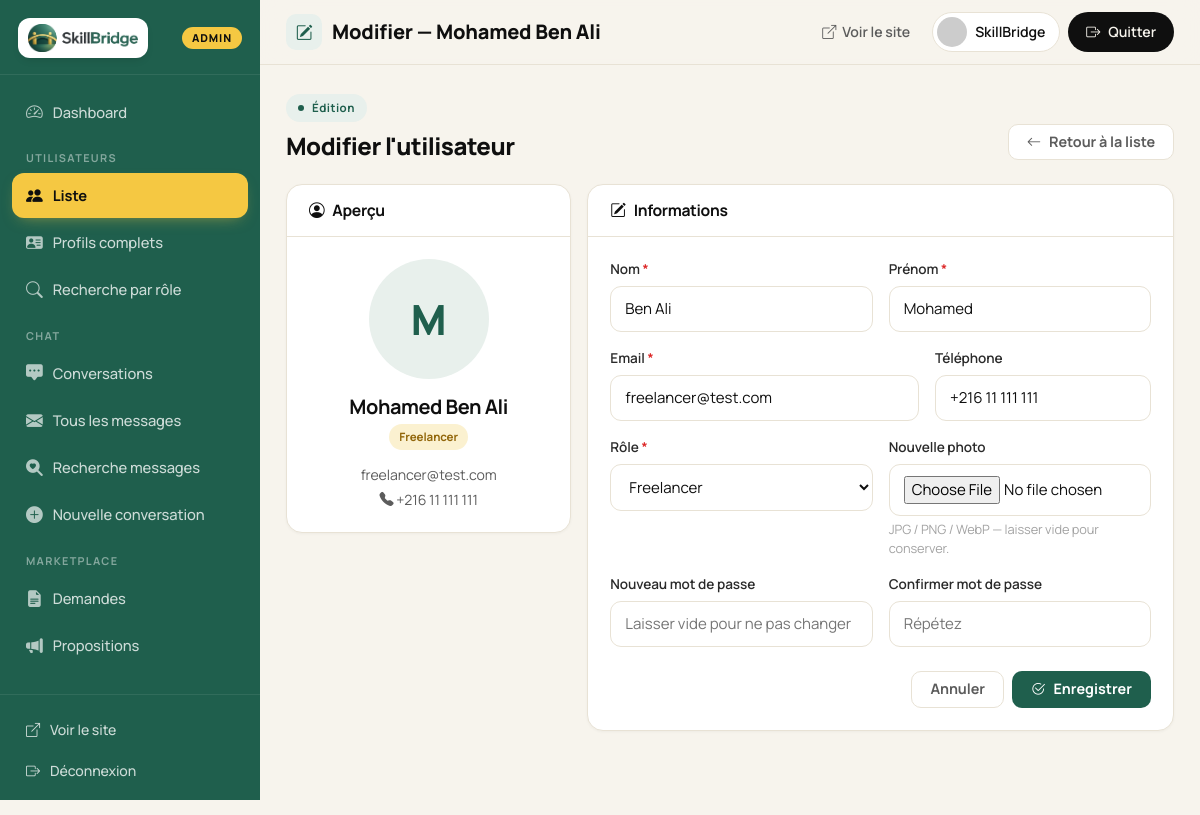
/view/backoffice/edit_user.php?id=2 (signed in), run on the app's committed database.
### tables this page shows
CREATE TABLE `utilisateurs` (
    `id`                 INT AUTO_INCREMENT PRIMARY KEY,
    `nom`                VARCHAR(100)  NOT NULL,
    `prenom`             VARCHAR(100)  NOT NULL,
    `email`              VARCHAR(150)  NOT NULL UNIQUE,
    `password`           VARCHAR(255)  NOT NULL,
    `role`               ENUM('freelancer','client','admin') NOT NULL DEFAULT 'client',
    `telephone`          VARCHAR(20)   NULL,
    `photo`              VARCHAR(255)  NULL,
    `is_active`          TINYINT(1)    NOT NULL DEFAULT 1,
    `is_verified`        TINYINT(1)    NOT NULL DEFAULT 1,
    `verification_token` VARCHAR(64)   NULL,
    `reset_token`        VARCHAR(64)   NULL,
    `reset_token_expiry` DATETIME      NULL,
    `oauth_provider`     VARCHAR(20)   NULL,
    `oauth_id`           VARCHAR(100)  NULL,
    `face_descriptor`    TEXT          NULL,
    `date_inscription`   DATETIME      DEFAULT CURRENT_TIMESTAMP,
    INDEX `idx_email`         (`email`),
    INDEX `idx_oauth`         (`oauth_provider`, `oauth_id`),
    INDEX `idx_reset_token`   (`reset_token`),
    INDEX `idx_verify_token`  (`verification_token`)
);

### config.php (called while the page is built, shortened)
<?php
if (!function_exists('base_url')) {
    function base_url() {
        static $cached = null;
        if ($cached !== null) return $cached;
        $protocol = (!empty($_SERVER['HTTPS']) && $_SERVER['HTTPS'] !== 'off') ? 'https' : 'http';
        $host     = $_SERVER['HTTP_HOST'] ?? 'localhost';
        $script   = $_SERVER['SCRIPT_NAME'] ?? '';
        $base     = preg_replace('#/(controller|view|api|public)(/.*)?$#i', '', $script);
        return $cached = $protocol . '://' . $host . $base;
    }
}
if (!function_exists('backoffice_url')) {
    function backoffice_url($section = '') {
        $section = trim((string)$section, '/');
        $tail = $section !== '' ? '/' . $section : '';
        return base_url() . '/view/backoffice' . $tail;
    }
}

### model/utilisateur.php (called while the page is built, shortened)
<?php
class Utilisateur {
    private $conn;
    private $table = 'utilisateurs';
    public $id;
    public function __construct($db) {
        $this->conn = $db;
    }
    public function readOne() {
        $query = "SELECT id, nom, prenom, email, role, telephone, photo, is_active, date_inscription
                  FROM " . $this->table . "
                  WHERE id = :id
                  LIMIT 1";
        $stmt = $this->conn->prepare($query);
        $stmt->bindParam(':id', $this->id);
        $stmt->execute();
        $row = $stmt->fetch(PDO::FETCH_ASSOC);
        if ($row) {
            $this->nom              = $row['nom'];
            $this->prenom           = $row['prenom'];
            $this->email            = $row['email'];
            $this->role             = $row['role'];
            $this->telephone        = $row['telephone'];
            $this->photo            = $row['photo'];
            return true;
        }
        return false;
    }
}
?>

### view/backoffice/edit_user.php (the view, shortened to what this page needs)
<?php
require_once __DIR__ . '/../../config.php';
require_once __DIR__ . '/../../model/utilisateur.php';
$utilisateurModel = new Utilisateur($pdo);
$utilisateurModel->id = $_GET['id'];
$utilisateurModel->readOne();
$utilisateur = [
    'id'        => $utilisateurModel->id,
    'nom'       => $utilisateurModel->nom,
    'prenom'    => $utilisateurModel->prenom,
    'email'     => $utilisateurModel->email,
    'role'      => $utilisateurModel->role,
    'telephone' => $utilisateurModel->telephone,
    'photo'     => $utilisateurModel->photo,
];
include __DIR__ . '/_partials/header.php';
?>
<div class="d-flex justify-content-between align-items-end flex-wrap gap-2 mb-4">
  <div>
    <span class="ad-eyebrow"><span class="dot"></span> Édition</span>
    <h2 style="font-size: 1.5rem; font-weight: 800; margin: 10px 0 0;">Modifier l'utilisateur</h2>
  </div>
  <a href="<?= $BO ?>/users_list.php" class="ad-btn ad-btn-ghost"><i class="bi bi-arrow-left"></i> Retour à la liste</a>
</div>
<div class="row g-3">
  <div class="col-lg-4">
    <div class="ad-card">
      <div class="ad-card-head"><h6><i class="bi bi-person-circle"></i> Aperçu</h6></div>
      <div class="ad-card-body text-center">
        <?php if (!empty($utilisateur['photo'])): ?>
          <img src="<?= htmlspecialchars($FO) ?>/assets/img/profile/<?= htmlspecialchars($utilisateur['photo']) ?>"
               alt=""
               style="width:120px; height:120px; border-radius:50%; object-fit:cover; border:4px solid var(--paper); box-shadow: 0 0 0 2px var(--sage); margin-bottom: 16px;">
        <?php else: ?>
          <div style="width:120px; height:120px; border-radius:50%; background: var(--sage-soft); color: var(--sage); display: inline-flex; align-items: center; justify-content: center; font-size: 2.6rem; font-weight: 800; margin-bottom: 16px;"><?= htmlspecialchars(strtoupper(mb_substr($utilisateur['prenom'] ?? '?', 0, 1, 'UTF-8'))) ?></div>
        <?php endif; ?>
        <h5 style="margin: 0 0 4px;"><?= htmlspecialchars($utilisateur['prenom'] . ' ' . $utilisateur['nom']) ?></h5>
        <span class="ad-badge b-<?= htmlspecialchars($utilisateur['role']) ?>"><?= ucfirst(htmlspecialchars($utilisateur['role'])) ?></span>
        <p style="color: var(--ink-mute); margin: 14px 0 0; font-size:.88rem;"><?= htmlspecialchars($utilisateur['email']) ?></p>
        <?php if (!empty($utilisateur['telephone'])): ?>
          <p style="color: var(--ink-mute); margin: 4px 0 0; font-size:.88rem;"><i class="bi bi-telephone-fill"></i> <?= htmlspecialchars($utilisateur['telephone']) ?></p>
        <?php endif; ?>
      </div>
    </div>
  </div>
  <div class="col-lg-8">
    <div class="ad-card">
      <div class="ad-card-head"><h6><i class="bi bi-pencil-square"></i> Informations</h6></div>
      <div class="ad-card-body">
        <form id="editForm" action="<?= $BO ?>/edit_user.php?id=<?= (int)$utilisateur['id'] ?>" method="POST" enctype="multipart/form-data" novalidate>
          <div class="row g-3">
            <div class="col-md-6">
              <label class="ad-form-label">Nom <span style="color:var(--danger);">*</span></label>
              <input type="text" name="nom" id="nom" class="ad-form-control" value="<?= htmlspecialchars($utilisateur['nom']) ?>">
            </div>
            <div class="col-md-6">
              <label class="ad-form-label">Prénom <span style="color:var(--danger);">*</span></label>
              <input type="text" name="prenom" id="prenom" class="ad-form-control" value="<?= htmlspecialchars($utilisateur['prenom']) ?>">
            </div>
            <div class="col-md-7">
              <label class="ad-form-label">Email <span style="color:var(--danger);">*</span></label>
              <input type="text" name="email" id="email" class="ad-form-control" value="<?= htmlspecialchars($utilisateur['email']) ?>">
            </div>
            <div class="col-md-5">
              <label class="ad-form-label">Téléphone</label>
              <input type="text" name="telephone" id="telephone" class="ad-form-control" value="<?= htmlspecialchars($utilisateur['telephone'] ?? '') ?>" placeholder="+216 XX XXX XXX">
            </div>
            <div class="col-md-6">
              <label class="ad-form-label">Rôle <span style="color:var(--danger);">*</span></label>
              <select name="role" id="role" class="ad-form-select">
                <option value="freelancer" <?= $utilisateur['role'] === 'freelancer' ? 'selected' : '' ?>>Freelancer</option>
              </select>
            </div>
            <div class="col-md-6">
              <label class="ad-form-label">Nouvelle photo</label>
              <input type="file" name="photo" class="ad-form-control" accept="image/*">
              <div class="ad-form-text">JPG / PNG / WebP — laisser vide pour conserver.</div>
            </div>
            <div class="col-md-6">
              <label class="ad-form-label">Nouveau mot de passe</label>
              <input type="password" name="new_password" id="new_password" class="ad-form-control" placeholder="Laisser vide pour ne pas changer">
            </div>
            <div class="col-md-6">
              <label class="ad-form-label">Confirmer mot de passe</label>
              <input type="password" name="confirm_new_password" id="confirm_new_password" class="ad-form-control" placeholder="Répétez">
            </div>
          </div>
          <div class="d-flex justify-content-end gap-2 mt-4">
            <a href="<?= $BO ?>/users_list.php" class="ad-btn ad-btn-ghost">Annuler</a>
            <button type="submit" class="ad-btn ad-btn-sage"><i class="bi bi-check2-circle"></i> Enregistrer</button>
          </div>
        </form>
      </div>
    </div>
  </div>
</div>
<?php include __DIR__ . '/_partials/footer.php'; ?>

### view/backoffice/_partials/header.php (style rules this page uses)
:root { --bg:#F7F4ED; --paper:#FFFFFF; --ink:#0F0F0F; --ink-2:#2A2A2A; --ink-mute:#5C5C5C; --ink-soft:#A3A3A3; --rule:#E8E2D5; --sage:#1F5F4D; --sage-d:#134438; --sage-soft:#E8F0EC; --honey:#F5C842; --honey-d:#E0B033; --honey-soft:#FBF1D0; --danger:#DC2626; --danger-soft:#FEF2F2; --info:#0EA5E9; --info-soft:#E0F2FE; }
*, *::before, *::after { box-sizing: border-box; }
body { font-family:'Manrope', system-ui, -apple-system, sans-serif; background: var(--bg); color: var(--ink); letter-spacing:-.005em; -webkit-font-smoothing:antialiased; margin:0; min-height:100vh; }
h1, h2, h3, h4, h5, h6 { font-family:'Manrope', sans-serif; font-weight:700; letter-spacing:-.022em; color: var(--ink); }
a { color: var(--sage); text-decoration:none; }
.ad-card { background: var(--paper); border: 1px solid var(--rule); border-radius: 16px; box-shadow: 0 1px 3px rgba(15,15,15,.04); margin-bottom: 20px; overflow: hidden; }
.ad-card-head { padding: 16px 22px; border-bottom: 1px solid var(--rule); display: flex; align-items: center; justify-content: space-between; gap: 12px; }
.ad-card-head h6 { font-size: .98rem; font-weight: 700; margin: 0; color: var(--ink); display: flex; align-items: center; gap: 8px; }
.ad-card-body { padding: 22px; }
.ad-badge { display: inline-flex; align-items: center; gap: 4px; font-size: .72rem; font-weight: 700; padding: 4px 10px; border-radius: 999px; letter-spacing: -.005em; }
.ad-badge.b-freelancer { background: var(--honey-soft); color: #92660A; }
.ad-btn { display: inline-flex; align-items: center; justify-content: center; gap: 8px; padding: 10px 18px; border-radius: 10px; border: 1px solid transparent; font-weight: 700; font-size: .9rem; cursor: pointer; text-decoration: none; transition: all .15s ease; line-height: 1; white-space: nowrap; }
.ad-btn-sage { background: var(--sage); color: var(--paper); }
.ad-btn-ghost { background: var(--paper); color: var(--ink-mute); border-color: var(--rule); }
.ad-form-label { display: block; font-weight: 600; font-size: .85rem; color: var(--ink-2); margin-bottom: 6px; }
.ad-form-control, .ad-form-select { width: 100%; border-radius: 11px; border: 1px solid var(--rule); padding: 11px 14px; font-size: .94rem; background: var(--paper); color: var(--ink); transition: border-color .18s, box-shadow .18s; font-family:'Manrope', sans-serif; }
.ad-form-text { color: var(--ink-soft); font-size: .8rem; margin-top: 4px; }
.ad-eyebrow { display: inline-flex; align-items: center; gap: 8px; font-size: .72rem; font-weight: 700; color: var(--sage); padding: 5px 12px; background: var(--sage-soft); border-radius: 999px; letter-spacing: .04em; }
.ad-eyebrow .dot { width: 6px; height: 6px; border-radius: 50%; background: var(--sage); }

### data on the page
utilisateurs: prenom "M", prenom+nom "Mohamed Ben Ali", role "Freelancer", email "freelancer@test.com", telephone "+216 11 111 111", nom "Ben Ali", prenom "Mohamed"

### other printed values
$item['label'] "Dashboard"
$group['heading'] "UTILISATEURS"
$item['label'] "Liste"
$item['label'] "Profils complets"
$item['label'] "Recherche par rôle"
$group['heading'] "CHAT"
$item['label'] "Conversations"
$item['label'] "Tous les messages"
$item['label'] "Recherche messages"
$item['label'] "Nouvelle conversation"
$group['heading'] "MARKETPLACE"
$item['label'] "Demandes"
$item['label'] "Propositions"
$pageTitle "Modifier — Mohamed Ben Ali"
$adminFirstName "SkillBridge"
